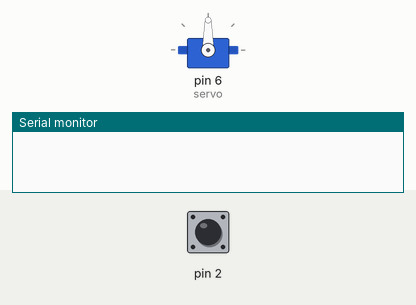
Recording of a sketch running on a simulated Arduino Uno, built with avr-gcc and run on an emulated ATmega328P. Parts: servo, the last lines printed to the serial monitor. The inputs (shaded band) are chosen by the test bench; at power-on: pin 2 HIGH.

Above: at 1.2 s.
1.3 s: pin 2 driven LOW
2.8 s: pin 2 pulsed HIGH 5 times (0.12 s each, 0.3 s apart)
At 3.9 s:
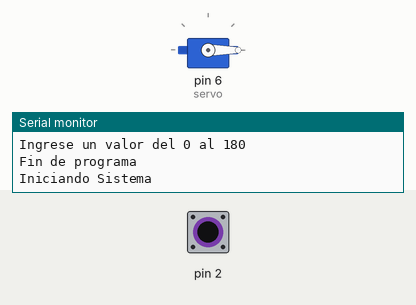
5.8 s: pin 2 pulsed HIGH 2 times (0.12 s each, 0.3 s apart)
Timing chart, 0 to 8.8 s (numbered marks = the images above; inputs shaded):
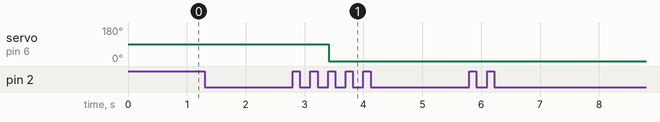

Measured:
- after the input at 2.8 s, servo on pin 6 (servo): 90° → 0° after 0.61 s

The sketch:

Deber5_Vasquez_Mercedes.ino
```cpp
/*
 *
DEBER 5
Realizar un programa que mediante interrupciones tenga 3 modos: Inicio del sistema, giro de motor y fin de programa.
El giro debe ser ingresado por comunicación serial.
 */
#include<Servo.h>//libreria para el servo
Servo servo;
String datos;
int giro=0;
int modo;
int casos=0;
void setup() {
  servo.attach(6);
  Serial.begin(9600);
  attachInterrupt(0,interrupciones,LOW);

}

void loop() {
  if(casos==2){
    delay(200);
    if(Serial.available()>0){
      datos=Serial.readString();//cargar informacion dato en string
      giro=datos.toInt();//convierto dato a int

     }
     if(giro<180){
      servo.write(giro);
     }
     else{
      Serial.println(" ");
      Serial.println("Digito Incorrecto");
      delay(20);
      }
  }
}
void interrupciones(){
  switch(casos){
    case 0:
    Serial.println("Iniciando Sistema");
    casos++;
    break;
    case 1:
    Serial.println("Ingrese un valor del 0 al 180");

      casos++;
    break;
    case 2:
    Serial.println("");
    Serial.println("Fin de programa");
    casos=0;
    break;

  }

}
```
